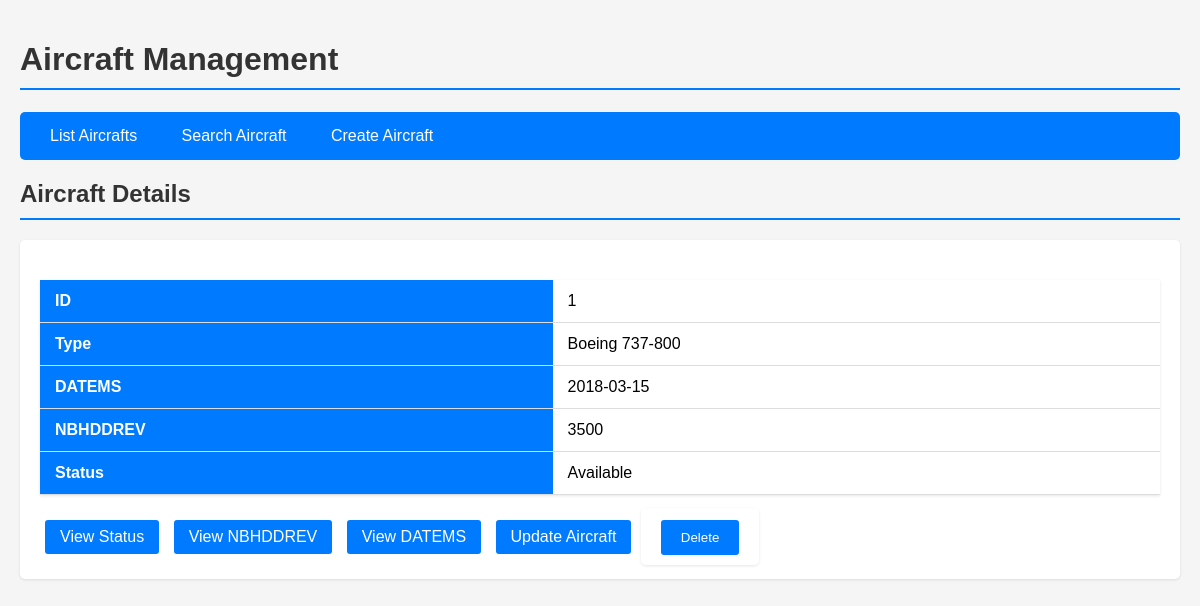
The app's page /aircraft?action=details&id=1, older data.
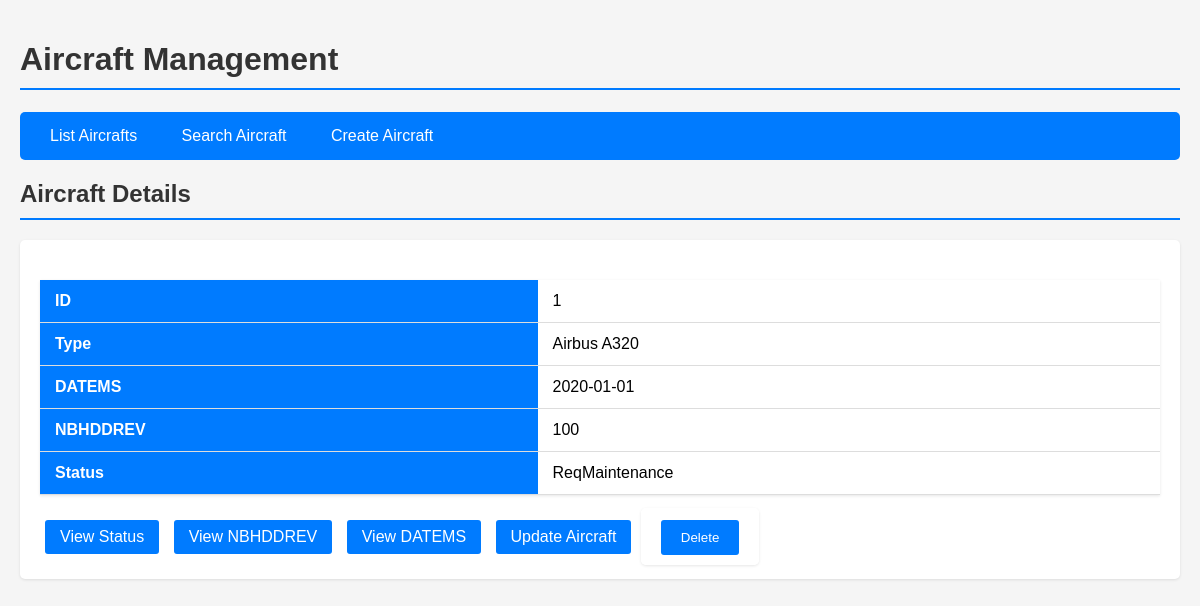
The same page, newer data.
### tables this page shows
CREATE TABLE "aircraft" (
    NUMAV INTEGER PRIMARY  KEY AUTOINCREMENT NOT NULL,
    TYPE VARCHAR(200) NOT NULL,
    datems DATE NOT NULL,
    NBHDDREV INTEGER DEFAULT 0,
    status TEXT NOT NULL CHECK (status IN ('ReqMaintenance','Available', 'In Maintenance', 'Out of Service')));

### routes/aircraft_routes.py (the view, shortened to what this page needs)
@aircraft_routes.route("/aircraft", methods=["GET", "POST"])
def aircraft():
    action = request.args.get("action", "list")
    aircraft_id = request.args.get("id", type=int)
    name = request.form.get("name", "")
    context = {}
    if action == "list":
        context["aircrafts"] = Aircraft.get_all_aircrafts()
        context["view"] = "list"
    elif action == "details" and aircraft_id:
        context["aircraft"] = Aircraft.get_by_id(aircraft_id)
        context["view"] = "details"
    elif action == "status" and aircraft_id:
        context["status"] = Aircraft.get_status(aircraft_id)
        context["view"] = "status"
    elif action == "search":
        if request.method == "POST":
            context["aircrafts"] = Aircraft.get_by_name(name)
        context["view"] = "search"
    elif action == "nbhddrev" and aircraft_id:
        context["nbhddrev"] = Aircraft.get_nbhddrev(aircraft_id)
        context["view"] = "nbhddrev"
    elif action == "datems" and aircraft_id:
        context["datems"] = Aircraft.get_datems(aircraft_id)
        context["view"] = "datems"
    elif action == "delete" and aircraft_id and request.method == "POST":
        Aircraft.delete_aircraft(aircraft_id)
        return redirect(url_for('aircraft_routes.aircraft', action='list'))
    return render_template("aircraft.html", context=context)

### models/aircraft.py (called while the page is built)
    @staticmethod
    def get_db_connection():
        conn = sqlite3.connect('airplain.db')
        conn.row_factory = sqlite3.Row
        return conn

    @staticmethod
    def get_by_id(numav):
        conn = Aircraft.get_db_connection()
        cursor = conn.cursor()
        cursor.execute("SELECT * FROM aircraft WHERE NUMAV = ?", (numav,))
        row = cursor.fetchone()
        conn.close()
        if row:
            return Aircraft(row["NUMAV"], row["TYPE"], row["datems"], row["NBHDDREV"], row["status"])
        return None

### templates/aircraft.html (shortened to what this page needs)
<!DOCTYPE html>
<html lang="en">
<head>
</head>
<body>
    <h1>Aircraft Management</h1>
    <nav>
        <a href="{{ url_for('aircraft_routes.aircraft', action='list') }}">List Aircrafts</a>
        <a href="{{ url_for('aircraft_routes.aircraft', action='search') }}">Search Aircraft</a>
        <a href="{{ url_for('aircraft_routes.aircraft', action='create') }}">Create Aircraft</a>
    </nav>
    {% if context.view == "list" %}
        <h2>Aircraft List</h2>
        <table>
            <thead>
                <tr>
                    <th>ID</th>
                    <th>Aircraft Type</th>
                    <th>Action</th>
                </tr>
            </thead>
            <tbody>
                {% for aircraft in context.aircrafts %}
                    <tr>
                        <td>{{ aircraft['NUMAV'] }}</td>
                        <td>{{ aircraft['TYPE'] }}</td>
                        <td>
                            <a href="{{ url_for('aircraft_routes.aircraft', action='details', id=aircraft['NUMAV']) }}">View Details</a>
                            <a href="{{ url_for('aircraft_routes.aircraft', action='update', id=aircraft['NUMAV']) }}">Update</a>
                            <form method="POST" action="{{ url_for('aircraft_routes.aircraft', action='delete', id=aircraft['NUMAV']) }}" style="display:inline;">
                                <button type="submit" onclick="return confirm('Are you sure you want to delete this aircraft?')">Delete</button>
                            </form>
                        </td>
                    </tr>
                {% endfor %}
            </tbody>
        </table>
    {% elif context.view == "details" %}
        <h2>Aircraft Details</h2>
        {% if context.aircraft %}
            <div class="details-card">
                <table>
                    <tr>
                        <th>ID</th>
                        <td>{{ context.aircraft.NUMAV }}</td>
                    </tr>
                    <tr>
                        <th>Type</th>
                        <td>{{ context.aircraft.TYPE }}</td>
                    </tr>
                    <tr>
                        <th>DATEMS</th>
                        <td>{{ context.aircraft.DATEMS }}</td>
                    </tr>
                    <tr>
                        <th>NBHDDREV</th>
                        <td>{{ context.aircraft.NBHDDREV }}</td>
                    </tr>
                    <tr>
                        <th>Status</th>
                        <td>{{ context.aircraft.STATUS }}</td>
                    </tr>
                </table>
                <div class="action-links">
                    <a href="{{ url_for('aircraft_routes.aircraft', action='status', id=context.aircraft.NUMAV) }}">View Status</a>
                    <a href="{{ url_for('aircraft_routes.aircraft', action='nbhddrev', id=context.aircraft.NUMAV) }}">View NBHDDREV</a>
                    <a href="{{ url_for('aircraft_routes.aircraft', action='datems', id=context.aircraft.NUMAV) }}">View DATEMS</a>
                    <a href="{{ url_for('aircraft_routes.aircraft', action='update', id=context.aircraft.NUMAV) }}">Update Aircraft</a>
                    <form method="POST" action="{{ url_for('aircraft_routes.aircraft', action='delete', id=context.aircraft.NUMAV) }}" style="display:inline;">
                        <button type="submit" onclick="return confirm('Are you sure you want to delete this aircraft?')">Delete</button>
                    </form>
                </div>
            </div>
        {% else %}
            <p>Aircraft not found.</p>
        {% endif %}
    {% endif %}
</body>
</html>

Row changes from the older to the newer data that the page shows:
changed aircraft id 1: aircraft.TYPE "Boeing 737-800" → "Airbus A320"; aircraft.DATEMS "2018-03-15" → "2020-01-01"; aircraft.NBHDDREV "3500" → "100"; aircraft.STATUS "Available" → "ReqMaintenance"
